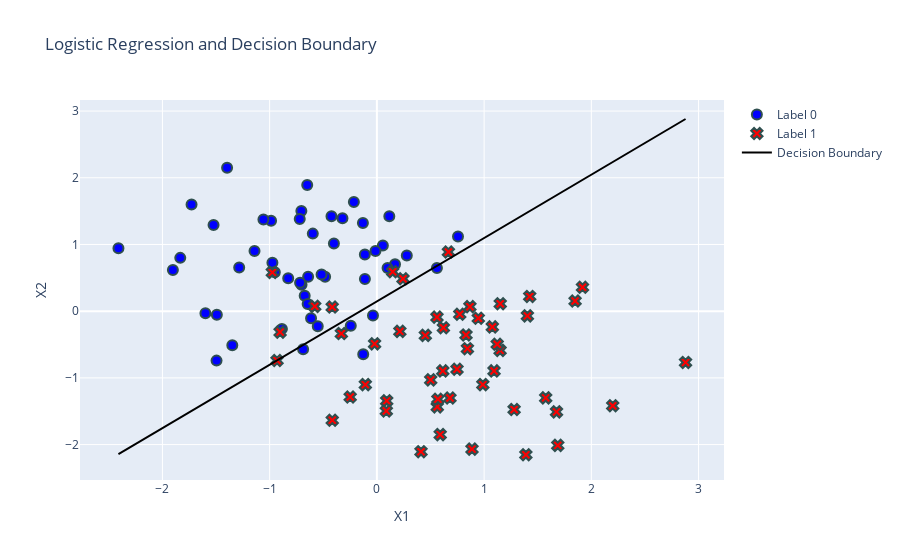

Write notebook code for a chart like this one.
### Code cell
import plotly.graph_objects as go


trace_0 = go.Scatter(x=x1[y_data == 0], y=x2[y_data == 0], mode='markers', marker=dict(
                                        color='blue', symbol='circle',size=10,
                                        line=dict(width=2,
                                        color='DarkSlateGrey')
                                        ), name='Label 0')
trace_1 = go.Scatter(x=x1[y_data == 1], y=x2[y_data == 1], mode='markers', marker=dict(
                                        color='red', symbol='x',size=10,
                                        line=dict(width=2,
                                        color='DarkSlateGrey')
                                        ), name='Label 1')

boundary_x = np.linspace(min(x1), max(x1), 100)
boundary_y = -(theta_initial[0] + theta_initial[1] * boundary_x) / theta_initial[2]

trace_boundary = go.Scatter(x=boundary_x, y=boundary_y, mode='lines', line=dict(color='black'), name='Decision Boundary')

layout = go.Layout(title='Logistic Regression and Decision Boundary', xaxis_title='X1', yaxis_title='X2')
fig = go.Figure(data=[trace_0, trace_1, trace_boundary], layout=layout)

fig.write_html('logistic.html')

fig.show()
